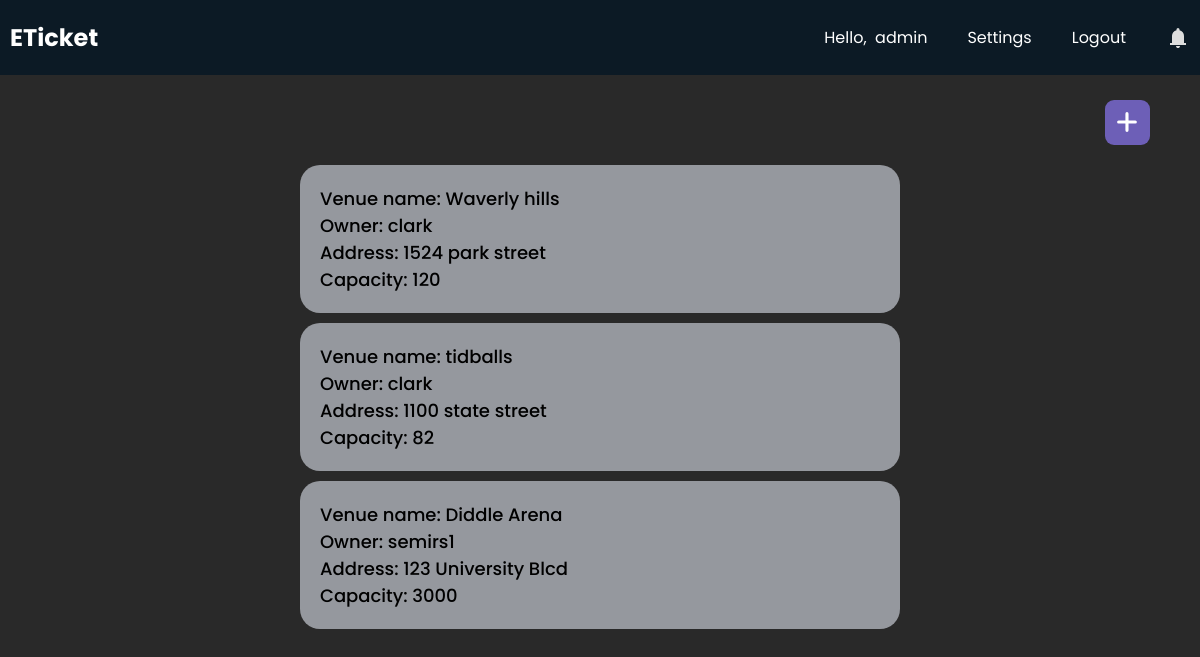
/eticket/venue/ (signed in), run on the app's committed database.
### eticket/models.py (models this page shows)
class Venue(models.Model):
    id = models.UUIDField(primary_key=True, default=uuid.uuid4, editable=False)
    owner = models.ForeignKey(User, on_delete=models.CASCADE, null=True)
    name = models.CharField(max_length=100)
    location = models.CharField(max_length=100)
    capacity = models.PositiveIntegerField(default=0)

### eticket/views.py (the view, shortened to what this page needs)
# urls.py: path("venue/", views.venue, name="venue"),
def venue(request):
    venues = Venue.objects.all()
    context = {'venues':venues}
    return render(request, "eticket/venue.html", context)

### eticket/templates/eticket/venue.html (shortened to what this page needs)
{% extends 'eticket/base.html' %}
{% load static %}
{% block extra_css %}
    <link rel="stylesheet" href="{% static 'css/venue.css' %}">
{% endblock %}
{% block content %}
<div id="addbtn"><svg xmlns="http://www.w3.org/2000/svg" width="12" height="12" viewBox="0 0 12 12"><path fill="white" d="M6.5 1.75a.75.75 0 0 0-1.5 0V5H1.75a.75.75 0 0 0 0 1.5H5v3.25a.75.75 0 0 0 1.5 0V6.5h3.25a.75.75 0 0 0 0-1.5H6.5V1.75Z"/></svg></div>
<div class="venue-wrapper" id="venue-wrapper">
    {% for venue in venues %}
        <div class="venue">
            <span>Venue name: {{venue.name}}</span>
            <span>Owner: {{venue.owner}}</span>
            <span>Address: {{venue.location}}</span>
            <span>Capacity: {{venue.capacity}}</span>
        </div>
    {% endfor %}
</div>
{% endblock %}

### eticket/templates/eticket/base.html (shortened to what this page needs)
<!DOCTYPE html>
<html lang="en">
    <head>
        {% load static %}
        <link rel="stylesheet" href="{% static 'css/base.css' %}">
        <link rel="stylesheet" href="https://cdnjs.cloudflare.com/ajax/libs/font-awesome/6.3.0/css/all.min.css">
        {% block extra_css %}
        {% endblock %}
    </head>
    <body>
        <header>
            <nav class="navbar">
                <h2 class="logo"><a href="{% url 'eticket:home' %}">ETicket</a></h2>
                <ul class="all-links">
                    <li id="username"><span>Hello,  {{request.user}}</span></li>
                    <li><a href="">Settings</a></li>
                    <li><a href="{% url 'users:logoutPage' %}">Logout</a></li>
                    <li id="bell-icon">
                        <svg xmlns="http://www.w3.org/2000/svg" width="24" height="24" viewBox="0 0 24 24"><path fill="currentColor" d="M4 19v-2h2v-7q0-2.075 1.25-3.688T10.5 4.2v-.7q0-.625.438-1.063T12 2q.625 0 1.063.438T13.5 3.5v.7q2 .5 3.25 2.113T18 10v7h2v2H4Zm8 3q-.825 0-1.413-.588T10 20h4q0 .825-.588 1.413T12 22Z"/></svg>
                    </li>
                </ul>
            </nav>
        </header>
        <div id="contentwrapper">
            <div id="content">
                {% block content %}
                {% endblock %}
            </div>
        </div>
    </body>
</html>

### eticket/static/css/base.css (style rules this page uses)
* { margin: 0; padding: 0; box-sizing: border-box; font-family: "Poppins", sans-serif; }
html { scroll-behavior: smooth; }
body { background: #292929; }
header { position: fixed; top: 0; left: 0; z-index: 5; width: 100%; display: flex; justify-content: center; background: #0C1A25; }
#contentwrapper { height: 100vh; padding-top: 75px; }
#content { height: calc(100%); display: flex; flex-direction: column; align-items: center; }
.navbar { display: flex; padding: 0 10px; max-width: 1200px; width: 100%; align-items: center; justify-content: space-between; }
.navbar .all-links { display: flex; align-items: center; }
.navbar .all-links li { position: relative; list-style: none; }
.navbar .logo a { display: flex; align-items: center; margin-left: 0; }
#bell-icon { display: flex; align-items: center; justify-content: center; }
header a, header span, header svg, header form { margin-left: 40px; text-decoration: none; color: #fff; height: 100%; padding: 20px 0; display: inline-block; }
#username { white-space: pre; }
header a:hover, footer a:hover, header svg { color: #ddd; }

### eticket/static/css/venue.css (style rules this page uses)
#content { display: flex; align-items: center; width: 100%; }
.venue-wrapper { display: flex; flex-direction: column; flex: 1; overflow: auto; width: 50%; margin-top: 80px; }
.venue { display: flex; flex-direction: column; width: 100%; padding: 20px; font-weight: 500; font-size: 18px; background-color: #95989e; border-radius: 20px; margin-top: 10px; }
#addbtn { position: fixed; top: 100px; right: 50px; background: #6D5FB7; padding: 10px; border-radius: 20%; display: flex; justify-content: center; align-items: center; cursor: pointer; }
#addbtn svg { height: 25px; width: 25px; }

### data on the page
Venue: name "Waverly hills", owner "clark", location "1524 park street", capacity "120"
Venue: name "tidballs", owner "clark", location "1100 state street", capacity "82"
Venue: name "Diddle Arena", owner "semirs1", location "123 University Blcd", capacity "3000"

### other printed values
{{ request.user }} "admin"
